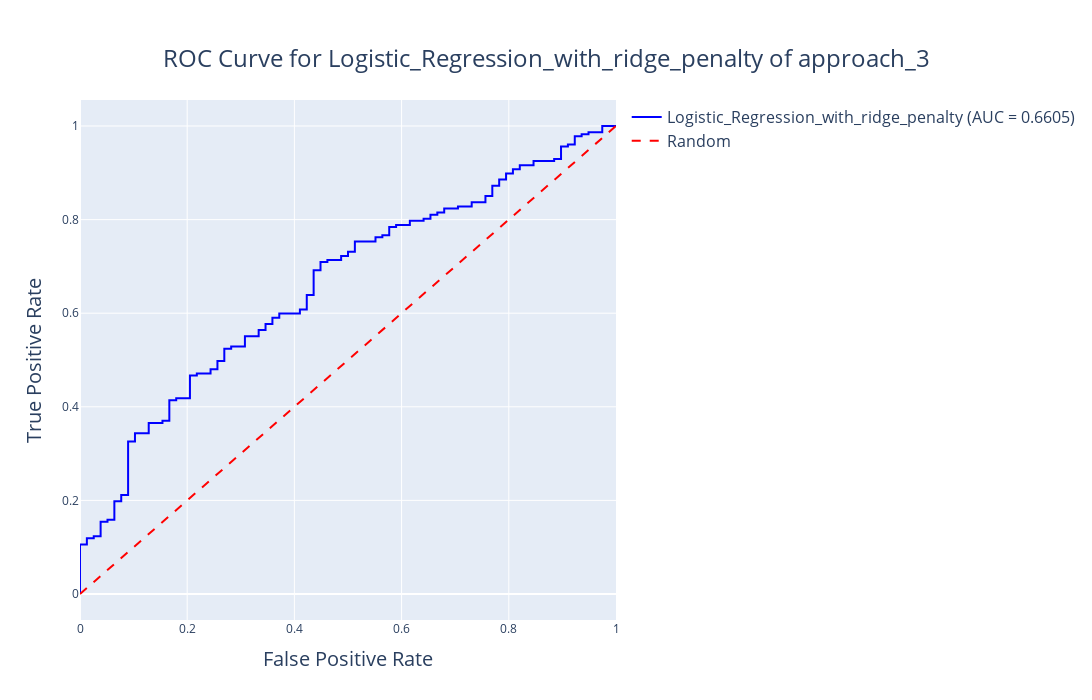

Notebook cell for this chart:
### Markdown cell above
### <a id='toc1_3_1_'></a>[3.1 Logistics regression](#toc0_)

### Code cell
### 1. Define hyperparameter distributions for each model
log_reg_params = {
    "C": uniform(0.01, 10),
    "penalty": ["l2"],
    "solver": ["sag"],
}

### 2. Train Logistic Regression
log_reg = LogisticRegression(max_iter=1000)
log_reg_best, log_reg_auc, log_reg_acc, log_reg_f1, report = (
    model_training.tune_and_evaluate_model(
        log_reg,
        log_reg_params,
        X_train,
        y_train,
        X_test,
        y_test,
        model_name="Logistic_Regression_with_ridge_penalty",
        log_dir="models/logs/approach_3",
        model_dir="models/saved_models/approach_3",
        approach="approach_3",
    )
)
